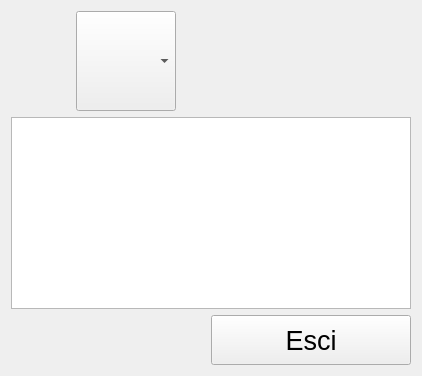
      <widget class="QWidget" name="page_5">
       <layout class="QGridLayout" name="gridLayout_3">
        <item row="0" column="0">
         <layout class="QVBoxLayout" name="verticalLayout_7">
          <item>
           <layout class="QHBoxLayout" name="horizontalLayout_17">
            <item>
             <spacer name="horizontalSpacer_23">
              <property name="orientation">
               <enum>Qt::Horizontal</enum>
              </property>
              <property name="sizeHint" stdset="0">
               <size>
                <width>40</width>
                <height>20</height>
               </size>
              </property>
             </spacer>
            </item>
            <item>
             <widget class="QComboBox" name="comboBoxRosterChoser">
              <property name="sizePolicy">
               <sizepolicy hsizetype="Fixed" vsizetype="Fixed">
                <horstretch>0</horstretch>
                <verstretch>0</verstretch>
               </sizepolicy>
              </property>
              <property name="minimumSize">
               <size>
                <width>100</width>
                <height>100</height>
               </size>
              </property>
              <property name="font">
               <font>
                <pointsize>15</pointsize>
               </font>
              </property>
             </widget>
            </item>
            <item>
             <spacer name="horizontalSpacer_22">
              <property name="orientation">
               <enum>Qt::Horizontal</enum>
              </property>
              <property name="sizeHint" stdset="0">
               <size>
                <width>40</width>
                <height>20</height>
               </size>
              </property>
             </spacer>
            </item>
            <item>
             <widget class="QLabel" name="labelTeamLogo">
              <property name="sizePolicy">
               <sizepolicy hsizetype="Fixed" vsizetype="Fixed">
                <horstretch>0</horstretch>
                <verstretch>0</verstretch>
               </sizepolicy>
              </property>
              <property name="minimumSize">
               <size>
                <width>100</width>
                <height>100</height>
               </size>
              </property>
              <property name="text">
               <string/>
              </property>
             </widget>
            </item>
            <item>
             <spacer name="horizontalSpacer_27">
              <property name="orientation">
               <enum>Qt::Horizontal</enum>
              </property>
              <property name="sizeHint" stdset="0">
               <size>
                <width>40</width>
                <height>20</height>
               </size>
              </property>
             </spacer>
            </item>
           </layout>
          </item>
          <item>
           <widget class="QTableView" name="tableViewRosters">
            <property name="sizePolicy">
             <sizepolicy hsizetype="MinimumExpanding" vsizetype="MinimumExpanding">
              <horstretch>0</horstretch>
              <verstretch>0</verstretch>
             </sizepolicy>
            </property>
            <property name="minimumSize">
             <size>
              <width>400</width>
              <height>100</height>
             </size>
            </property>
            <property name="font">
             <font>
              <pointsize>24</pointsize>
             </font>
            </property>
            <property name="verticalScrollBarPolicy">
             <enum>Qt::ScrollBarAlwaysOff</enum>
            </property>
            <property name="horizontalScrollBarPolicy">
             <enum>Qt::ScrollBarAlwaysOff</enum>
            </property>
            <property name="editTriggers">
             <set>QAbstractItemView::NoEditTriggers</set>
            </property>
            <property name="tabKeyNavigation">
             <bool>false</bool>
            </property>
            <property name="showDropIndicator" stdset="0">
             <bool>false</bool>
            </property>
            <property name="dragDropOverwriteMode">
             <bool>false</bool>
            </property>
            <property name="selectionMode">
             <enum>QAbstractItemView::NoSelection</enum>
            </property>
            <property name="selectionBehavior">
             <enum>QAbstractItemView::SelectRows</enum>
            </property>
            <property name="verticalScrollMode">
             <enum>QAbstractItemView::ScrollPerPixel</enum>
            </property>
            <property name="horizontalScrollMode">
             <enum>QAbstractItemView::ScrollPerPixel</enum>
            </property>
           </widget>
          </item>
          <item>
           <layout class="QHBoxLayout" name="horizontalLayout_16">
            <item>
             <spacer name="horizontalSpacer_21">
              <property name="orientation">
               <enum>Qt::Horizontal</enum>
              </property>
              <property name="sizeHint" stdset="0">
               <size>
                <width>40</width>
                <height>20</height>
               </size>
              </property>
             </spacer>
            </item>
            <item>
             <widget class="QPushButton" name="pushButtonRosterExit">
              <property name="sizePolicy">
               <sizepolicy hsizetype="Minimum" vsizetype="Fixed">
                <horstretch>0</horstretch>
                <verstretch>0</verstretch>
               </sizepolicy>
              </property>
              <property name="minimumSize">
               <size>
                <width>200</width>
                <height>50</height>
               </size>
              </property>
              <property name="font">
               <font>
                <pointsize>20</pointsize>
               </font>
              </property>
              <property name="text">
               <string>Esci</string>
              </property>
             </widget>
            </item>
           </layout>
          </item>
         </layout>
        </item>
       </layout>
      </widget>
